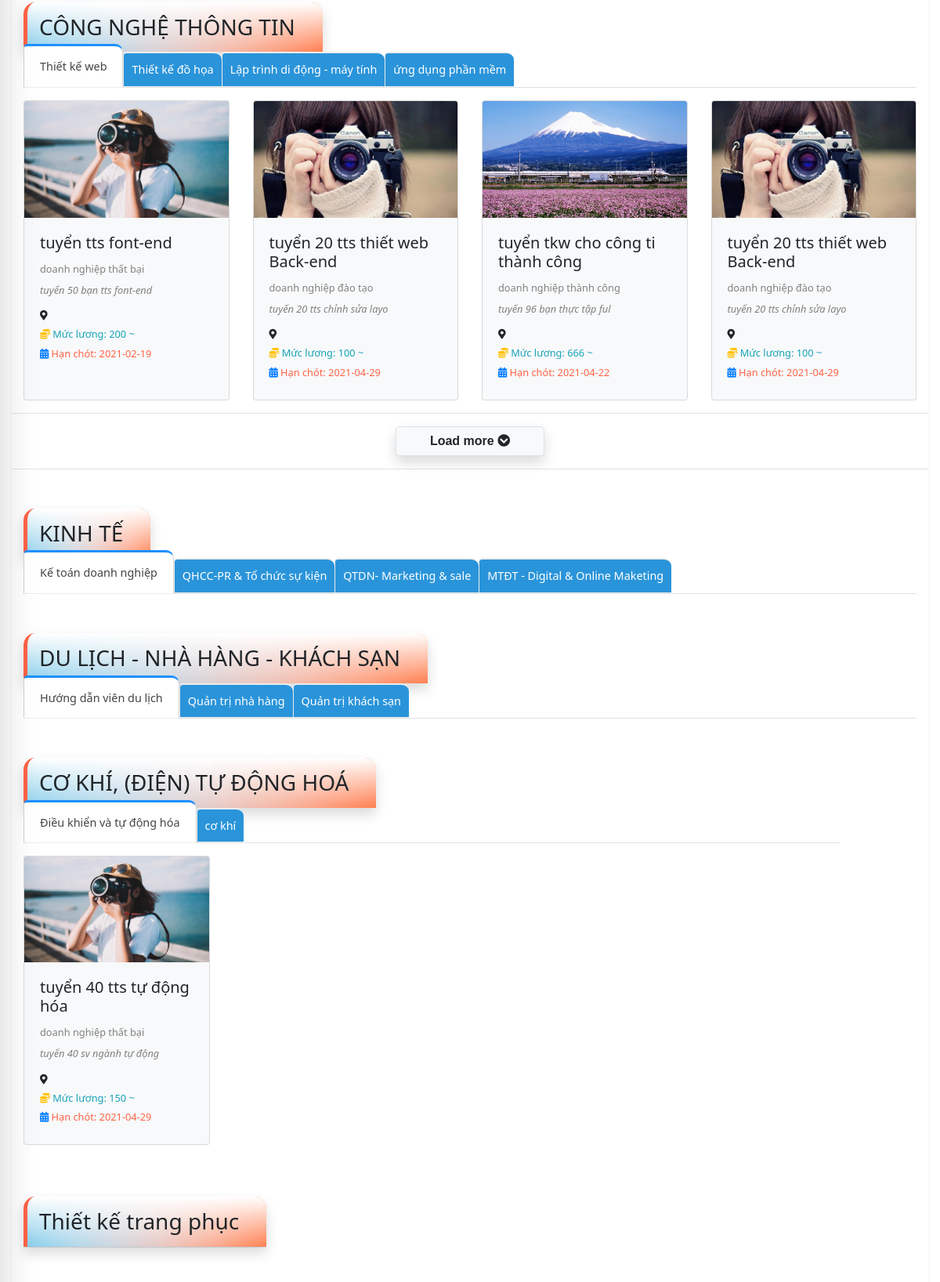
/site/index.php (middle part), run on an earlier commit of the app's database.
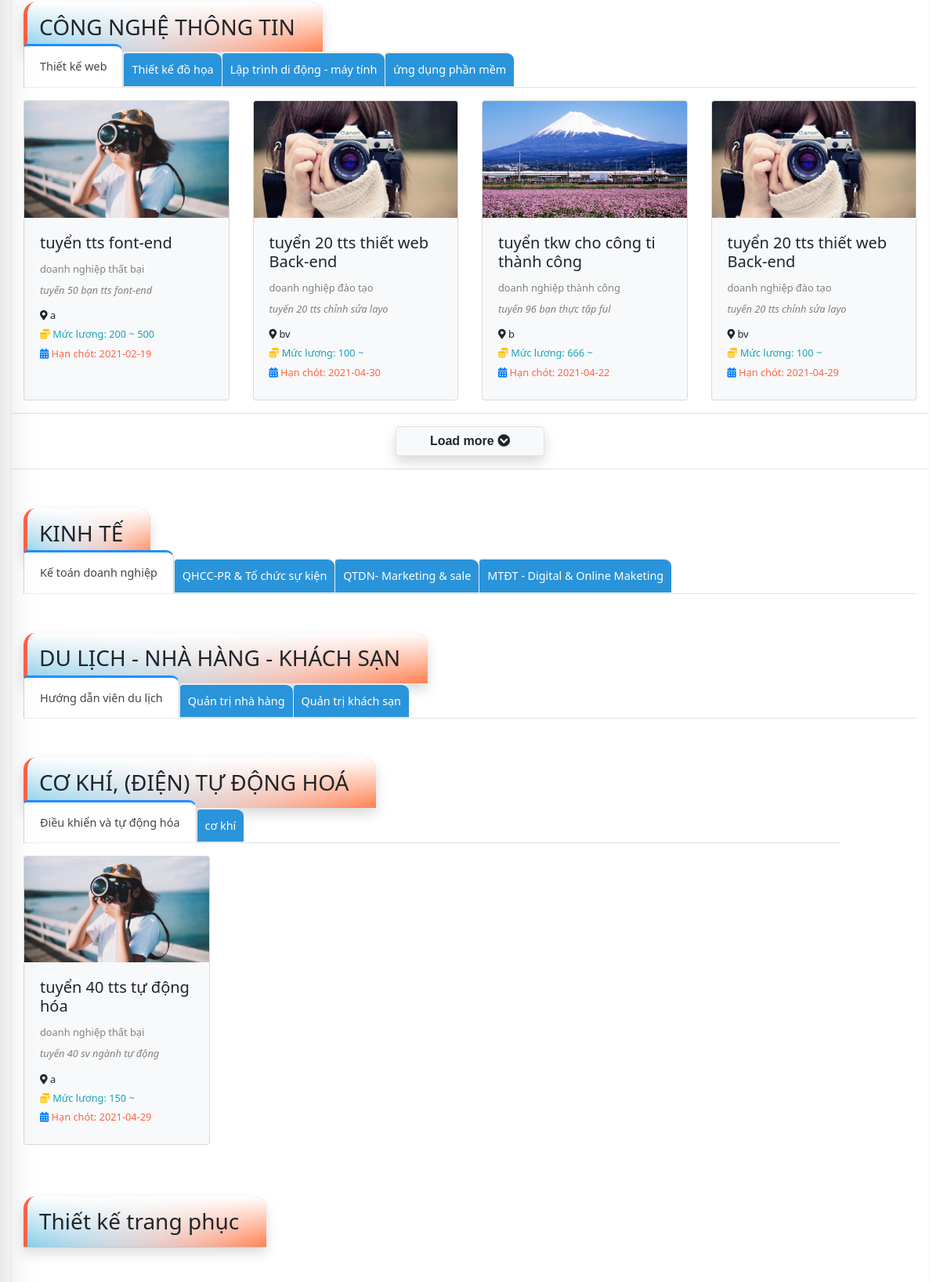
And on a later commit of the database.
### tables this page shows
CREATE TABLE `dang_tuyen` (
  `id_dt` int(11) NOT NULL,
  `tieu_de` varchar(100) NOT NULL,
  `mo_ta` varchar(1000) NOT NULL,
  `yeu_cau` varchar(1000) NOT NULL,
  `quyen_loi` varchar(1000) NOT NULL,
  `sl_sv_can` int(11) NOT NULL,
  `sl_sv_dk` int(11) NOT NULL,
  `thoi_gian` date DEFAULT NULL,
  `vi_tri` tinyint(1) NOT NULL COMMENT '0 nhân viên thực tập\r\n1 nhân viên chính thức',
  `kinh_nghiem` tinyint(1) DEFAULT 0 COMMENT '0: không cần\r\n1: cần',
  `luong_khoi_dau` int(12) NOT NULL,
  `luong_ket_thuc` int(12) DEFAULT NULL,
  `thoi_gian_tt` int(2) NOT NULL COMMENT 'từ 1-12 giá trị theo tháng',
  `full_part_time` tinyint(1) NOT NULL COMMENT '0 part time\r\n1 full time',
  `thoi_gian_lam_viec` tinyint(1) NOT NULL COMMENT '0 làm t2-t6\r\n1 lam thu2-thu7\r\n2 lam thu2-cn',
  `che_do_bao_hiem` tinyint(1) DEFAULT 0,
  `du_lich` tinyint(1) DEFAULT 0,
  `che_do_thuong` tinyint(1) DEFAULT 0,
  `dao_tao` tinyint(1) DEFAULT 0,
  `tang_luong` tinyint(1) DEFAULT 0,
  `nghi_phep_nam` tinyint(1) DEFAULT 0,
  `id_dn` int(11) NOT NULL,
  `id_nganh` int(11) NOT NULL,
  `an_hien` tinyint(1) NOT NULL
);

CREATE TABLE `doanh_nghiep` (
  `id_dn` int(11) NOT NULL,
  `id_user` int(12) NOT NULL,
  `ten_dn` varchar(100) NOT NULL,
  `banner` varchar(200) DEFAULT NULL,
  `anh` varchar(200) DEFAULT NULL,
  `dia_chi` varchar(100) NOT NULL,
  `toa_do` varchar(30) NOT NULL COMMENT 'lat và lng cách nhau bởi dấu ,',
  `masothue` int(10) NOT NULL,
  `fax` int(10) NOT NULL,
  `sdt` varchar(11) NOT NULL,
  `sdt_ban` varchar(11) NOT NULL,
  `facebook` varchar(200) NOT NULL,
  `website` varchar(200) NOT NULL,
  `ngay_cap_nhap` date DEFAULT NULL,
  `an_hien` tinyint(1) DEFAULT 1,
  `stt` int(3) NOT NULL
);

### system/database.php (called while the page is built, shortened)
<?php
    function getConnection()  {
        try {
            $conn = new PDO("mysql:host=".HOST_DB.";dbname=".NAME_DB, USER_DB, PASS_DB);
            $conn->setAttribute(PDO::ATTR_ERRMODE, PDO::ERRMODE_EXCEPTION);
            return $conn;
            } catch(PDOException $e) {
            echo "Connection failed: " . $e->getMessage();
            }
        }
    function query($sql)   {
        $conn = getConnection();
        $result = $conn->query($sql);
        return $result;
        }
    function queryOne($sql) {
        $conn = getConnection();
        $result = $conn->query($sql);
        $row = $result->fetch(PDO::FETCH_ASSOC);
        return $row;
    }
?>

### site/model/home.php (called while the page is built, shortened)
<?php
require_once('../system/database.php');
function ds_nn(){
    $sql ="SELECT * FROM nhom_nganh";
   return query($sql);
}
function ds_nganh($id){
    $sql ="SELECT * FROM nganh where id_nn=$id";
   return query($sql);
}
function ds_dt($id){
    $sql ="SELECT * from dang_tuyen where id_nganh=$id and curdate() <= thoi_gian and sl_sv_can > sl_sv_dk order by id_dt desc";
    return query($sql);
}
function checkdoanhnghiepbyid($id){
    $sql="select * from doanh_nghiep where id_dn='$id'";
    return queryOne($sql);
}
?>

### site/view/home.php (the view, shortened to what this page needs)
<div id="home" class="shadow-sm">
      <?php
      foreach($ds_nn as $ds_nn){ $ds_nganh=ds_nganh($ds_nn['id_nn']); ?>
      <div class=" row home-list-job">
          <div class="col-12">
              <h3 class=" shadow d-inline-block" ><?=$ds_nn['ten_nn']?></h3>
              <ul class=" nav nav-tabs mt-n2">
                  <?php
                   $i=1;
                  foreach($ds_nganh as $ds_nganh){
                     $a=$ds_nganh['id_nganh'];
                  ?>
                  <li class="nav-item ">
                      <a class="nav-link <?php if($i==1) echo 'active';?>" data-toggle="tab" href="#menu<?=$a.$i?>"><?=$ds_nganh['ten_nganh']?></a>
                  </li>
                  <?php $i= $i + 1; } ?>
              </ul>
              <div class="tab-content">
                  <?php
                   $ds_nganh=ds_nganh($ds_nn['id_nn']);
                   $k=1;
                  foreach($ds_nganh as $ds_nganh){
                      $a=$ds_nganh['id_nganh'];
                      $ds_dt=ds_dt($ds_nganh['id_nganh']);
                      ?>
                  <div id="menu<?=$a.$k?>" class="list-box-home  tab-pane <?php if($k==1) echo 'active';?>">
                      <div class="row d-flex flex-wrap ">
                      <?php $dem=1; foreach($ds_dt as $ds_dt){
                          if($dem>4) break;
                          $thongtindn=checkdoanhnghiepbyid($ds_dt['id_dn']);
                          ?>
                          <div class=" col-lg-3 col-md-6 mt-3  pb-3  float-left">
                              <div class="card card-re h-100 bg-light">
                                  <img class="card-img-top " src="../uploads/<?=$thongtindn['anh']?>" onerror=this.src="../uploads/700x400.png" alt="Card image cap ">
                                  <div class="card-body small">
                                      <h5 class="card-title "><?=$ds_dt['tieu_de']?></h5>
                                      <a href="" class="card-text text-gray "><?=$thongtindn['ten_dn']?></a>
                                      <p class="card-text text-gray py-2 font-italic"><?php echo substr($ds_dt['mo_ta'],0,33)?></p>
                                      <p class="card-text "><i class="fas fa-map-marker-alt"></i> <?=$thongtindn['dia_chi']?></p>
                                      <p class="card-text text-info  "><i class="fas fa-coins   text-warning    "></i> Mức lương: <?=$ds_dt['luong_khoi_dau']?> ~ <?=$ds_dt['luong_ket_thuc']?></p>
                                      <p class="card-text  text-tomato"><i class="fas fa-calendar-alt   text-primary "></i> Hạn chót: <?=$ds_dt['thoi_gian']?></p>
                                  </div>
                              </div>
                          </div>
                          <?php if($dem==4){?>
                          <div class=" col-12 text-center bg-gray border-bottom border-top my-0 p-3">
                              <a type="button" href="index.php?act=listjob&id_nganh=<?=$ds_nganh['id_nganh']?>" class="xemthem col-lg-2 btn btn-light border btn-inline-block font-weight-bold rounded-lg  shadow  "><span>Load more</span> <i class="fas fa-chevron-circle-down "></i></a>
                          </div>
                          <?php } ?>
                          <?php  $dem++;}?>
                      </div>
                      </div>
          <?php
        $k++;  } ?>
  </div></div>
      <?php } ?>

What changed in the data, as far as the page shows it:
changed dang_tuyen "tuyển tts font-end": id_dn.dia_chi (not shown) → "a"; luong_ket_thuc (not shown) → "500"
changed dang_tuyen (number 2 of 5 on the later page): id_dn.dia_chi (not shown) → "bv"; thoi_gian "2021-04-29" → "2021-04-30"
changed through a linked row, dang_tuyen "tuyển tkw cho công ti thành công": id_dn.dia_chi (not shown) → "b"
changed through a linked row, dang_tuyen (number 4 of 5 on the later page): id_dn.dia_chi (not shown) → "bv"
changed through a linked row, dang_tuyen "tuyển 40 tts tự động hóa": id_dn.dia_chi (not shown) → "a"
